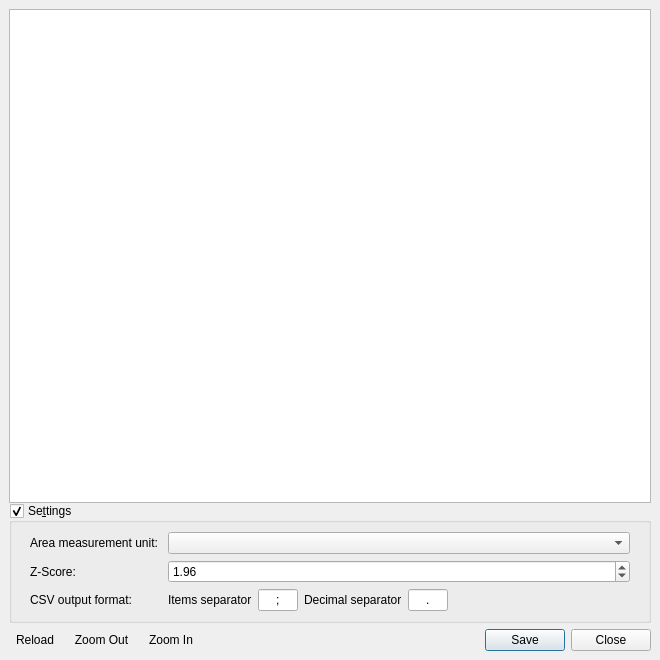
<?xml version="1.0" encoding="UTF-8"?>
<ui version="4.0">
 <class>Dialog</class>
 <widget class="QDialog" name="Dialog">
  <property name="geometry">
   <rect>
    <x>0</x>
    <y>0</y>
    <width>660</width>
    <height>660</height>
   </rect>
  </property>
  <property name="windowTitle">
   <string>Analysis - Accuracy assessment results</string>
  </property>
  <layout class="QVBoxLayout" name="verticalLayout">
   <property name="spacing">
    <number>0</number>
   </property>
   <property name="leftMargin">
    <number>0</number>
   </property>
   <property name="topMargin">
    <number>0</number>
   </property>
   <property name="rightMargin">
    <number>0</number>
   </property>
   <property name="bottomMargin">
    <number>0</number>
   </property>
   <item>
    <widget class="QgsMessageBar" name="MsgBar">
     <property name="frameShape">
      <enum>QFrame::NoFrame</enum>
     </property>
     <property name="frameShadow">
      <enum>QFrame::Plain</enum>
     </property>
     <property name="lineWidth">
      <number>0</number>
     </property>
    </widget>
   </item>
   <item>
    <widget class="QWidget" name="widget_4" native="true">
     <layout class="QGridLayout" name="gridLayout">
      <item row="0" column="0">
       <widget class="QWidget" name="widget_2" native="true">
        <layout class="QVBoxLayout" name="verticalLayout_4">
         <property name="spacing">
          <number>0</number>
         </property>
         <property name="leftMargin">
          <number>0</number>
         </property>
         <property name="topMargin">
          <number>0</number>
         </property>
         <property name="rightMargin">
          <number>0</number>
         </property>
         <property name="bottomMargin">
          <number>0</number>
         </property>
         <item>
          <widget class="QTextBrowser" name="ResultsHTML">
           <property name="html">
            <string>&lt;!DOCTYPE HTML PUBLIC &quot;-//W3C//DTD HTML 4.0//EN&quot; &quot;http://www.w3.org/TR/REC-html40/strict.dtd&quot;&gt;
&lt;html&gt;&lt;head&gt;&lt;meta name=&quot;qrichtext&quot; content=&quot;1&quot; /&gt;&lt;style type=&quot;text/css&quot;&gt;
p, li { white-space: pre-wrap; }
&lt;/style&gt;&lt;/head&gt;&lt;body style=&quot; font-family:'Sans Serif'; font-size:9pt; font-weight:400; font-style:normal;&quot;&gt;
&lt;p style=&quot;-qt-paragraph-type:empty; margin-top:0px; margin-bottom:0px; margin-left:0px; margin-right:0px; -qt-block-indent:0; text-indent:0px; font-family:'Noto Sans'; font-size:10pt;&quot;&gt;&lt;br /&gt;&lt;/p&gt;&lt;/body&gt;&lt;/html&gt;</string>
           </property>
           <property name="openExternalLinks">
            <bool>true</bool>
           </property>
          </widget>
         </item>
         <item>
          <widget class="QGroupBox" name="groupBox_Settings">
           <property name="enabled">
            <bool>true</bool>
           </property>
           <property name="title">
            <string>Se&amp;ttings</string>
           </property>
           <property name="flat">
            <bool>false</bool>
           </property>
           <property name="checkable">
            <bool>true</bool>
           </property>
           <property name="checked">
            <bool>true</bool>
           </property>
           <layout class="QVBoxLayout" name="verticalLayout_2">
            <property name="spacing">
             <number>0</number>
            </property>
            <property name="leftMargin">
             <number>0</number>
            </property>
            <property name="topMargin">
             <number>0</number>
            </property>
            <property name="rightMargin">
             <number>0</number>
            </property>
            <property name="bottomMargin">
             <number>0</number>
            </property>
            <item>
             <widget class="QWidget" name="SettingsGroupBox" native="true">
              <layout class="QVBoxLayout" name="verticalLayout_3">
               <property name="topMargin">
                <number>0</number>
               </property>
               <property name="bottomMargin">
                <number>0</number>
               </property>
               <item>
                <widget class="QWidget" name="widget_5" native="true">
                 <property name="sizePolicy">
                  <sizepolicy hsizetype="Preferred" vsizetype="Maximum">
                   <horstretch>0</horstretch>
                   <verstretch>0</verstretch>
                  </sizepolicy>
                 </property>
                 <layout class="QFormLayout" name="formLayout">
                  <item row="1" column="0">
                   <widget class="QLabel" name="label_2">
                    <property name="text">
                     <string>Area measurement unit: </string>
                    </property>
                   </widget>
                  </item>
                  <item row="1" column="1">
                   <widget class="QComboBox" name="area_unit"/>
                  </item>
                  <item row="2" column="0">
                   <widget class="QLabel" name="label">
                    <property name="text">
                     <string>Z-Score: </string>
                    </property>
                   </widget>
                  </item>
                  <item row="2" column="1">
                   <widget class="QDoubleSpinBox" name="z_score">
                    <property name="toolTip">
                     <string>The z-score is used for calculate the upper/lower limits in class area adjusted table</string>
                    </property>
                    <property name="minimum">
                     <double>0.000000000000000</double>
                    </property>
                    <property name="maximum">
                     <double>4.000000000000000</double>
                    </property>
                    <property name="singleStep">
                     <double>0.010000000000000</double>
                    </property>
                    <property name="value">
                     <double>1.960000000000000</double>
                    </property>
                   </widget>
                  </item>
                  <item row="3" column="0">
                   <widget class="QLabel" name="label_5">
                    <property name="text">
                     <string>CSV output format: </string>
                    </property>
                   </widget>
                  </item>
                  <item row="3" column="1">
                   <widget class="QWidget" name="widget_3" native="true">
                    <layout class="QHBoxLayout" name="horizontalLayout_3">
                     <property name="leftMargin">
                      <number>0</number>
                     </property>
                     <property name="topMargin">
                      <number>0</number>
                     </property>
                     <property name="rightMargin">
                      <number>0</number>
                     </property>
                     <property name="bottomMargin">
                      <number>0</number>
                     </property>
                     <item>
                      <widget class="QLabel" name="label_3">
                       <property name="text">
                        <string>Items separator</string>
                       </property>
                      </widget>
                     </item>
                     <item>
                      <widget class="QLineEdit" name="CSV_separator">
                       <property name="maximumSize">
                        <size>
                         <width>40</width>
                         <height>16777215</height>
                        </size>
                       </property>
                       <property name="text">
                        <string>;</string>
                       </property>
                       <property name="maxLength">
                        <number>1</number>
                       </property>
                       <property name="alignment">
                        <set>Qt::AlignCenter</set>
                       </property>
                      </widget>
                     </item>
                     <item>
                      <widget class="QLabel" name="label_4">
                       <property name="text">
                        <string>Decimal separator</string>
                       </property>
                      </widget>
                     </item>
                     <item>
                      <widget class="QLineEdit" name="CSV_decimal_sep">
                       <property name="maximumSize">
                        <size>
                         <width>40</width>
                         <height>16777215</height>
                        </size>
                       </property>
                       <property name="text">
                        <string>.</string>
                       </property>
                       <property name="maxLength">
                        <number>1</number>
                       </property>
                       <property name="alignment">
                        <set>Qt::AlignCenter</set>
                       </property>
                      </widget>
                     </item>
                     <item>
                      <spacer name="horizontalSpacer">
                       <property name="orientation">
                        <enum>Qt::Horizontal</enum>
                       </property>
                       <property name="sizeHint" stdset="0">
                        <size>
                         <width>40</width>
                         <height>20</height>
                        </size>
                       </property>
                      </spacer>
                     </item>
                    </layout>
                   </widget>
                  </item>
                 </layout>
                </widget>
               </item>
              </layout>
             </widget>
            </item>
           </layout>
          </widget>
         </item>
        </layout>
       </widget>
      </item>
      <item row="2" column="0">
       <widget class="QWidget" name="widget" native="true">
        <layout class="QHBoxLayout" name="horizontalLayout">
         <property name="leftMargin">
          <number>0</number>
         </property>
         <property name="topMargin">
          <number>0</number>
         </property>
         <property name="rightMargin">
          <number>0</number>
         </property>
         <property name="bottomMargin">
          <number>0</number>
         </property>
         <item>
          <widget class="QToolButton" name="reloadButton">
           <property name="toolTip">
            <string>Reload</string>
           </property>
           <property name="text">
            <string>Reload</string>
           </property>
           <property name="icon">
            <iconset>
             <normaloff>:/plugins/AcATaMa/icons/reload.svg</normaloff>:/plugins/AcATaMa/icons/reload.svg</iconset>
           </property>
           <property name="toolButtonStyle">
            <enum>Qt::ToolButtonIconOnly</enum>
           </property>
           <property name="autoRaise">
            <bool>true</bool>
           </property>
          </widget>
         </item>
         <item>
          <widget class="QToolButton" name="zoomOut">
           <property name="toolTip">
            <string>Zoom Out</string>
           </property>
           <property name="text">
            <string>Zoom Out</string>
           </property>
           <property name="icon">
            <iconset>
             <normaloff>:/plugins/AcATaMa/icons/zoom-out.svg</normaloff>:/plugins/AcATaMa/icons/zoom-out.svg</iconset>
           </property>
           <property name="toolButtonStyle">
            <enum>Qt::ToolButtonIconOnly</enum>
           </property>
           <property name="autoRaise">
            <bool>true</bool>
           </property>
          </widget>
         </item>
         <item>
          <widget class="QToolButton" name="zoomIn">
           <property name="toolTip">
            <string>Zoom In</string>
           </property>
           <property name="text">
            <string>Zoom In</string>
           </property>
           <property name="icon">
            <iconset>
             <normaloff>:/plugins/AcATaMa/icons/zoom-in.svg</normaloff>:/plugins/AcATaMa/icons/zoom-in.svg</iconset>
           </property>
           <property name="toolButtonStyle">
            <enum>Qt::ToolButtonIconOnly</enum>
           </property>
           <property name="autoRaise">
            <bool>true</bool>
           </property>
          </widget>
         </item>
         <item>
          <widget class="QDialogButtonBox" name="DialogButtons">
           <property name="orientation">
            <enum>Qt::Horizontal</enum>
           </property>
           <property name="standardButtons">
            <set>QDialogButtonBox::Close|QDialogButtonBox::Save</set>
           </property>
          </widget>
         </item>
        </layout>
       </widget>
      </item>
     </layout>
    </widget>
   </item>
  </layout>
 </widget>
 <customwidgets>
  <customwidget>
   <class>QgsMessageBar</class>
   <extends>QFrame</extends>
   <header>qgis.gui</header>
   <container>1</container>
  </customwidget>
 </customwidgets>
 <resources/>
 <connections>
  <connection>
   <sender>DialogButtons</sender>
   <signal>rejected()</signal>
   <receiver>Dialog</receiver>
   <slot>reject()</slot>
   <hints>
    <hint type="sourcelabel">
     <x>870</x>
     <y>869</y>
    </hint>
    <hint type="destinationlabel">
     <x>286</x>
     <y>274</y>
    </hint>
   </hints>
  </connection>
  <connection>
   <sender>zoomOut</sender>
   <signal>clicked()</signal>
   <receiver>ResultsHTML</receiver>
   <slot>zoomOut()</slot>
   <hints>
    <hint type="sourcelabel">
     <x>306</x>
     <y>865</y>
    </hint>
    <hint type="destinationlabel">
     <x>111</x>
     <y>675</y>
    </hint>
   </hints>
  </connection>
  <connection>
   <sender>zoomIn</sender>
   <signal>clicked()</signal>
   <receiver>ResultsHTML</receiver>
   <slot>zoomIn()</slot>
   <hints>
    <hint type="sourcelabel">
     <x>230</x>
     <y>867</y>
    </hint>
    <hint type="destinationlabel">
     <x>40</x>
     <y>675</y>
    </hint>
   </hints>
  </connection>
  <connection>
   <sender>groupBox_Settings</sender>
   <signal>clicked(bool)</signal>
   <receiver>SettingsGroupBox</receiver>
   <slot>setVisible(bool)</slot>
   <hints>
    <hint type="sourcelabel">
     <x>490</x>
     <y>726</y>
    </hint>
    <hint type="destinationlabel">
     <x>440</x>
     <y>768</y>
    </hint>
   </hints>
  </connection>
 </connections>
</ui>
